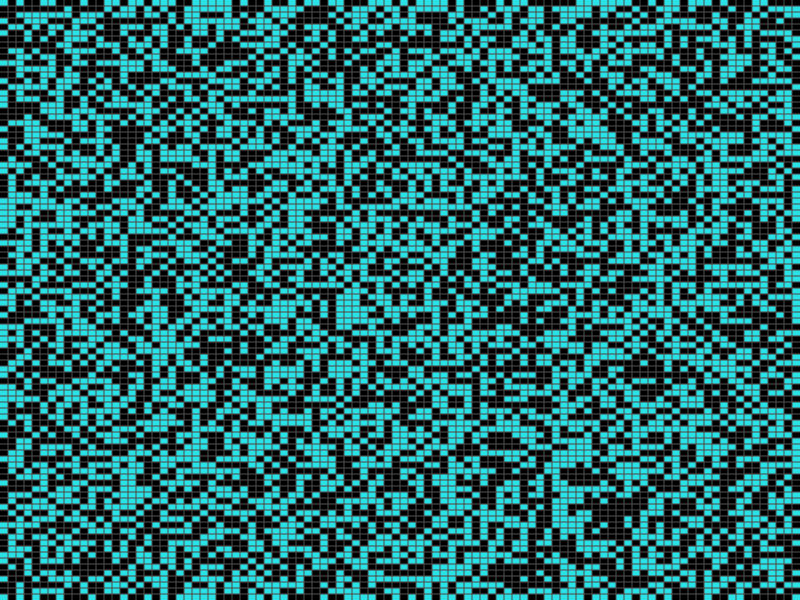

The R script that drew this image:
board_row <- 100
board_col <- 100

# Initial Game

get_game <- function () {
    game <- sample(c(1, 0), board_row * board_col, replace = TRUE)
    matrix_game <- matrix(data = game, nrow = board_row, ncol = board_col)
    return(matrix_game)
}

simulation <- function () {
    game <- get_game()
    my_colors <- c(1, 5)
    windows(title = "Game of Life")
    frame()
    par(mar = c(0, 0, 0, 0))
    image(game, col = my_colors)
    grid(nx = board_row, ny = board_col, col = grey(0.3), lty = 1)
}

simulation()